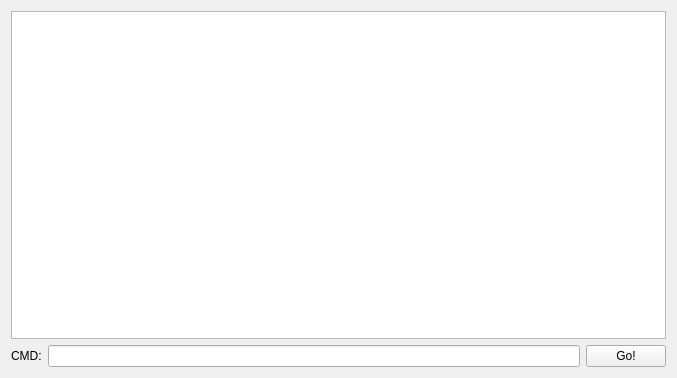
<?xml version="1.0" encoding="UTF-8"?>
<ui version="4.0">
 <class>Form</class>
 <widget class="QWidget" name="Form">
  <property name="geometry">
   <rect>
    <x>0</x>
    <y>0</y>
    <width>677</width>
    <height>378</height>
   </rect>
  </property>
  <property name="windowTitle">
   <string>EA CMD</string>
  </property>
  <layout class="QVBoxLayout" name="verticalLayout_2">
   <item>
    <widget class="QTextEdit" name="textEdit"/>
   </item>
   <item>
    <layout class="QHBoxLayout" name="horizontalLayout_2">
     <item>
      <widget class="QLabel" name="label">
       <property name="text">
        <string>CMD:</string>
       </property>
      </widget>
     </item>
     <item>
      <widget class="QLineEdit" name="lineEdit"/>
     </item>
     <item>
      <widget class="QPushButton" name="pushButton">
       <property name="text">
        <string>Go!</string>
       </property>
      </widget>
     </item>
    </layout>
   </item>
  </layout>
 </widget>
 <resources/>
 <connections/>
</ui>
